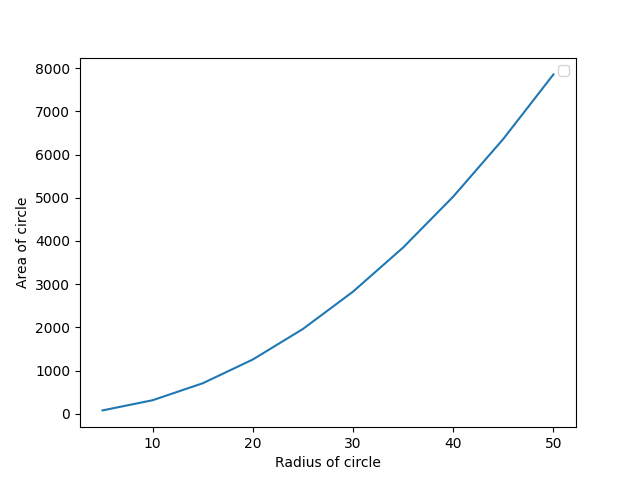

The script that drew this image:
import numpy as np 
#import scipy
#from scipy import integrate
import matplotlib.pyplot as plt

def A(r): 
    return np.pi*r**2

r = np.linspace(5,50,10)
y = A(r) 

plt.plot(r, y) 
plt.xlabel("Radius of circle") 
plt.ylabel("Area of circle") 
plt.legend() 

plt.show()
